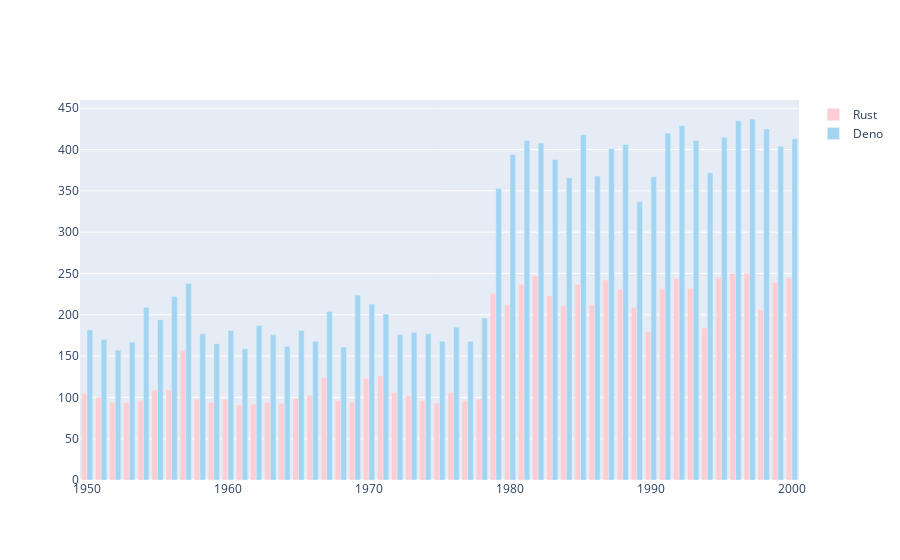

The notebook cell this image was saved under:
### Code cell
trace_rust = go.Bar(x=source_data.Serie,
            y=source_data.Rust,
			name='Rust',
            marker=dict(color='#ffcdd2'))

trace_deno = go.Bar(x=source_data.Serie,
			y=source_data.Deno,
			name='Deno',
            marker=dict(color='#A2D5F2'))


data = [trace_rust, trace_deno]

# py.iplot([trace_rust], filename='rust_timings')
# py.iplot([trace_deno], filename='deno_timings')

py.iplot(data, filename='jupyter-basic_bar')

### Figure 1 — Plotly figure (JSON) as saved in the notebook; plotly's stock layout.template omitted (floating-point values rounded to 4 significant figures)
{"data": [{"marker": {"color": "#ffcdd2"}, "name": "Rust", "type": "bar", "x": [1950, 1951, 1952, 1953, 1954, 1955, 1956, 1957, 1958, 1959, 1960, 1961, 1962, 1963, 1964, 1965, 1966, 1967, 1968, 1969, 1970, 1971, 1972, 1973, 1974, 1975, 1976, 1977, 1978, 1979, 1980, 1981, 1982, 1983, 1984, 1985, 1986, 1987, 1988, 1989, 1990, 1991, 1992, 1993, 1994, 1995, 1996, 1997, 1998, 1999, 2000], "y": [105, 100, 94, 94, 96, 109, 109, 157, 98, 94, 98, 91, 92, 94, 93, 99, 102, 124, 96, 94, 123, 126, 106, 102, 96, 93, 106, 96, 98, 226, 212, 237, 247, 223, 211, 237, 212, 242, 231, 209, 180, 231, 244, 232, 184, 245, 250, 250, 206, 239, 245]}, {"marker": {"color": "#A2D5F2"}, "name": "Deno", "type": "bar", "x": [1950, 1951, 1952, 1953, 1954, 1955, 1956, 1957, 1958, 1959, 1960, 1961, 1962, 1963, 1964, 1965, 1966, 1967, 1968, 1969, 1970, 1971, 1972, 1973, 1974, 1975, 1976, 1977, 1978, 1979, 1980, 1981, 1982, 1983, 1984, 1985, 1986, 1987, 1988, 1989, 1990, 1991, 1992, 1993, 1994, 1995, 1996, 1997, 1998, 1999, 2000], "y": [182, 170, 157, 167, 209, 194, 222, 238, 177, 165, 181, 159, 187, 176, 162, 181, 168, 204, 161, 224, 213, 201, 176, 179, 177, 168, 185, 168, 196, 353, 394, 411, 408, 388, 366, 418, 368, 401, 406, 337, 367, 420, 429, 411, 372, 415, 435, 437, 425, 404, 413]}], "layout": {}}
